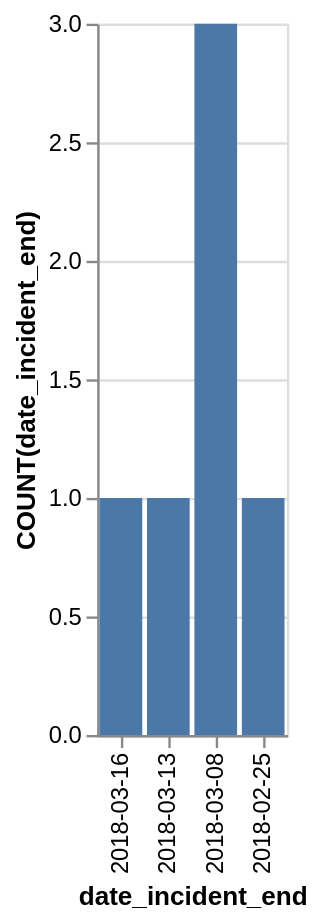

The Vega-Lite source for this figure:
### Vega-Lite specification from a JSON file in a GitHub repository (floating-point values rounded to 4 significant figures)
{"data": {"values": [{"x_data": "2018-03-16", "y_data": 1}, {"x_data": "2018-03-13", "y_data": 1}, {"x_data": "2018-03-08", "y_data": 3}, {"x_data": "2018-02-25", "y_data": 1}]}, "mark": "bar", "encoding": {"x": {"field": "x_data", "type": "nominal", "title": "date_incident_end", "sort": "descending"}, "y": {"field": "y_data", "type": "quantitative", "title": "COUNT(date_incident_end)"}}}
